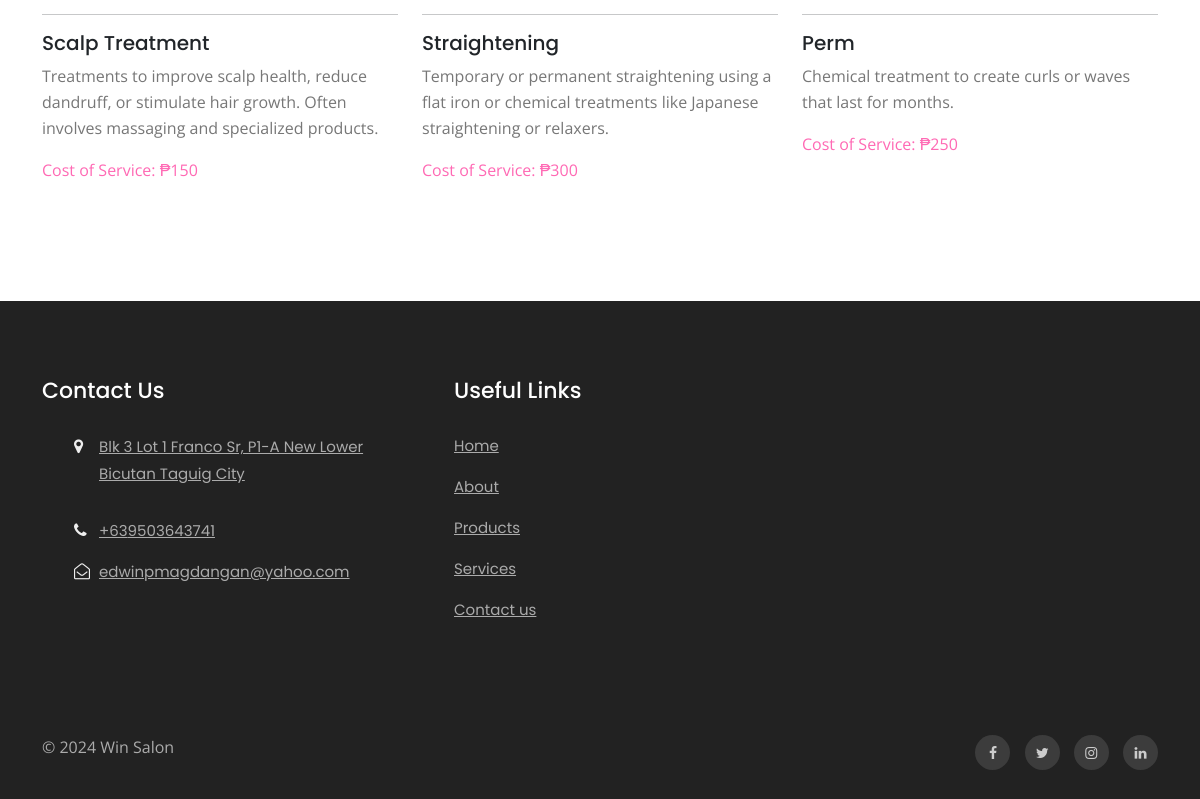
Before: /bfs/services.php (lower part) with the older database file.
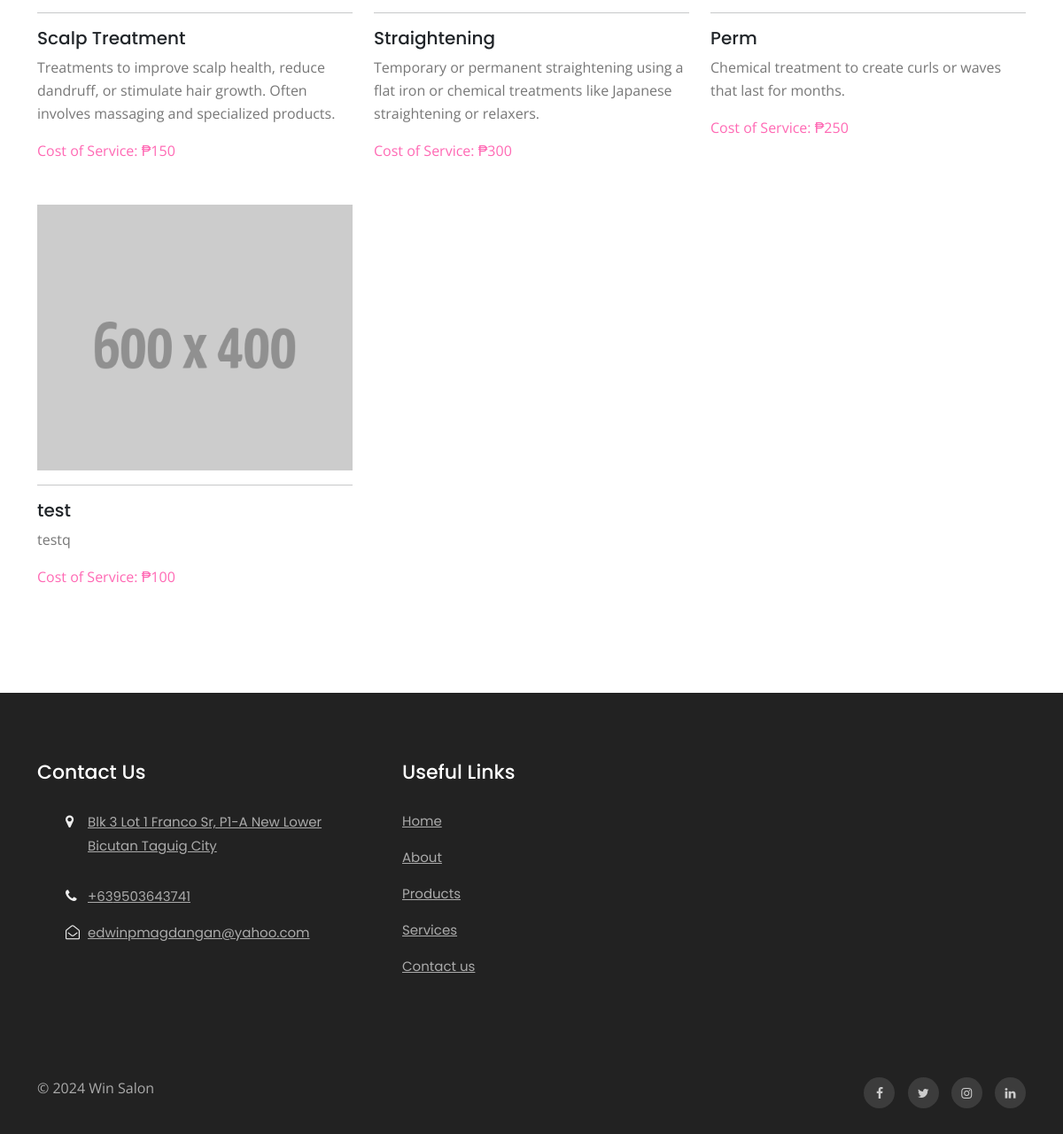
After: the same page with the newer database file.
### tables this page shows
CREATE TABLE `tblservices` (
  `ID` int(10) NOT NULL,
  `ServiceName` varchar(200) DEFAULT NULL,
  `ServiceDescription` mediumtext DEFAULT NULL,
  `Cost` int(10) DEFAULT NULL,
  `Image` varchar(200) DEFAULT NULL
);

CREATE TABLE `tblpage` (
  `ID` int(10) NOT NULL,
  `PageType` varchar(200) DEFAULT NULL,
  `PageTitle` mediumtext DEFAULT NULL,
  `PageDescription` mediumtext DEFAULT NULL,
  `Email` varchar(200) DEFAULT NULL,
  `MobileNumber` bigint(10) DEFAULT NULL,
  `UpdationDate` date DEFAULT NULL,
  `Timing` varchar(200) NOT NULL
);

### bfs/services.php (the view, shortened to what this page needs)
<?php
include('includes/dbconnection.php');
  ?>
<!doctype html>
<html lang="en">
  <head>
    <link rel="stylesheet" href="assets/css/style-starter.css">
  </head>
  <body id="home">
<?php include_once('includes/header.php');?>
<section class="w3l-recent-work-hobbies" >
    <div class="recent-work ">
        <div class="container">
            <div class="row about-about">
                <?php
$ret=mysqli_query($con,"select * from  tblservices");
while ($row=mysqli_fetch_array($ret)) {
?>
                <div class="col-lg-4 col-md-6 col-sm-6 propClone" style="margin: 0; margin-block-end: 2rem;">
                  <img src="admin/images/services/<?php echo $row['Image']?>" alt="<?php  echo $row['ServiceName'];?>" height="300" width="400" class="img-responsive about-me" style="object-fit: cover;">
                    <div class="about-grids ">
                        <hr>
                        <h5 class="para"><?php  echo $row['ServiceName'];?></h5>
                        <p class="para "><?php  echo $row['ServiceDescription'];?> </p>
                        <p class="para " style="color: hotpink;"> Cost of Service: ₱<?php  echo $row['Cost'];?> </p>
                    </div>
                </div>
                <br><?php
}?>
            </div>
        </div>
    </div>
</section>
<?php include_once('includes/footer.php');?>
</body>
</html>

### bfs/includes/footer.php (shortened to what this page needs)
<section class="w3l-footer-29-main">
    <div class="footer-29 py-5">
      <div class="container py-lg-4">
        <div class="row footer-top-29">
          <div class="col-lg-4 col-md-6 col-sm-8 footer-list-29 footer-1">
            <h6 class="footer-title-29">Contact Us</h6>
            <ul>
              <?php
$ret=mysqli_query($con,"select * from tblpage where PageType='contactus' ");
while ($row=mysqli_fetch_array($ret)) {
?>
              <li>
                <span class="fa fa-map-marker"></span>
                <p>
                  <a href="https://www.google.com/maps?q=Win Salon, Taguig City"
                    target="_blank"
                    rel="noopener noreferrer">
                    Blk 3 Lot 1 Franco Sr, P1-A New Lower Bicutan Taguig City
                  </a>
                </p>
              </li>
              <li><span class="fa fa-phone"></span><a href="tel:09503643741">+63<?php echo $row['MobileNumber'];?></a></li>
              <li><span class="fa fa-envelope-open-o"></span><a href="mailto:edwinpmagdangan@yahoo.com" class="mail">
                  <?php  echo $row['Email'];?></a></li><?php } ?>
            </ul>
          </div>
          <div class="col-lg-4 col-md-6 col-sm-4 footer-list-29 footer-2 ">
            <ul>
              <h6 class="footer-title-29">Useful Links</h6>
              <li><a href="index.php">Home</a></li>
              <li><a href="about.php">About</a></li>
              <li><a href="products.php">Products</a></li>
              <li><a href="services.php">Services</a></li>
              <li><a href="contact.php">Contact us</a></li>
            </ul>
          </div>
        </div>
      </div>
    </div>
  </section>
  <section class="w3l-footer-29-main w3l-copyright">
    <div class="container">
      <div class="row bottom-copies">
        <p class="col-lg-8 copy-footer-29">© 2024  Win Salon </p>
        <div class="col-lg-4 main-social-footer-29">
          <a href="#facebook" class="facebook"><span class="fa fa-facebook"></span></a>
          <a href="#twitter" class="twitter"><span class="fa fa-twitter"></span></a>
          <a href="#instagram" class="instagram"><span class="fa fa-instagram"></span></a>
          <a href="#linkedin" class="linkedin"><span class="fa fa-linkedin"></span></a>
        </div>
      </div>
    </div>
  </section>

Changed rows visible on the page:
added tblservices: Image+ServiceName (placeholder picture), ServiceName "test", ServiceDescription "testq", Cost "100"
